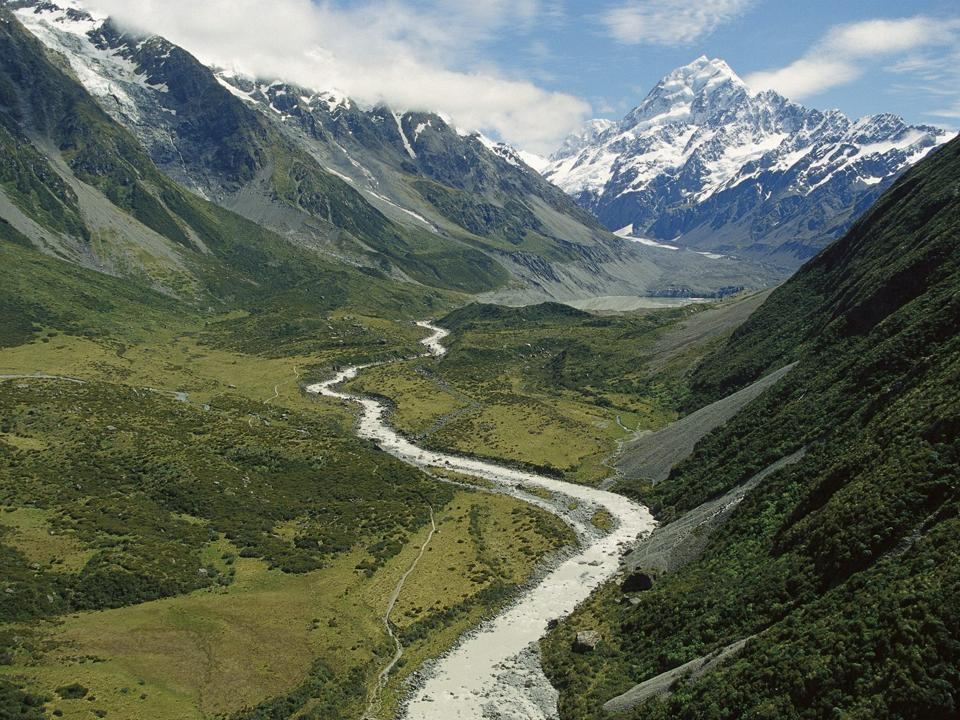
#> input picture MediFor semantic integrity/code/Places365-CNNs/places365/docker/images/.mountains.jpg, 960 x 720 px, given as the content of the folder ../../data/protest_data/only_text/beach_mdf_019/, which was not available
$ jupyter execute 'cv2 segmentaion.ipynb'   (shell and % lines are left out)   (older library calls are emulated)
#> lines starting #> are read from the running program, lines starting #| are printed output that depends on the picture; after the words box and inside, x2 and y2 are one past the last pixel; in counts of white or black regions, pixels touching at a corner belong together; pictures that were not available may be replaced by others from this repository, and a replacement may not be noted
[cell 1]
# import the necessary packages
from skimage.feature import peak_local_max
from skimage.morphology import watershed
from skimage.io import imread, imshow, imshow_collection
from scipy import ndimage
import numpy as np
import argparse
import cv2
import os

# construct the argument parse and parse the arguments
# ap = argparse.ArgumentParser()
# ap.add_argument("-i", "--image", required=True,
# 	help="path to input image")
# args = vars(ap.parse_args())

# load the image and perform pyramid mean shift filtering
# to aid the thresholding step
img_tdir = '../../data/protest_data/only_text/beach_mdf_019/'
img_list = os.listdir(img_tdir)
# [12 lines of commented-out code are left out]

[cell 2]
def watershed_cv(img, disp=False):
#> called with disp = True
    shifted = cv2.pyrMeanShiftFiltering(img, 21, 51)
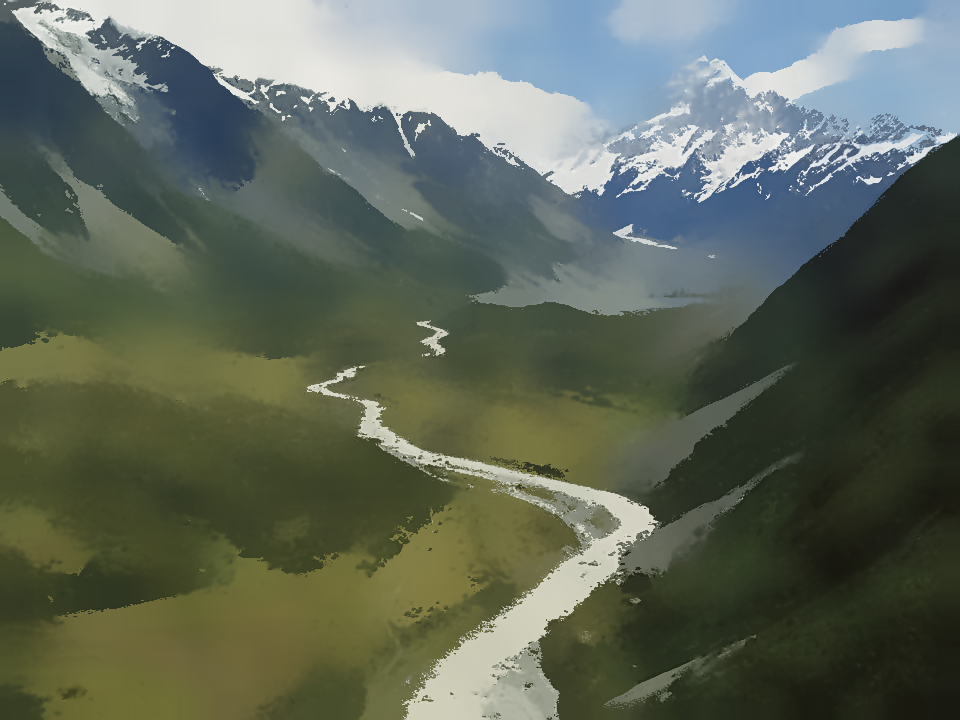
#> shifted: shape (720, 960, 3); mean R, G, B 95.2, 103.8, 90.2
#> img is the input picture: shape (720, 960, 3); mean R, G, B 95.6, 104, 90.5
    gray = cv2.cvtColor(shifted, cv2.COLOR_BGR2GRAY)
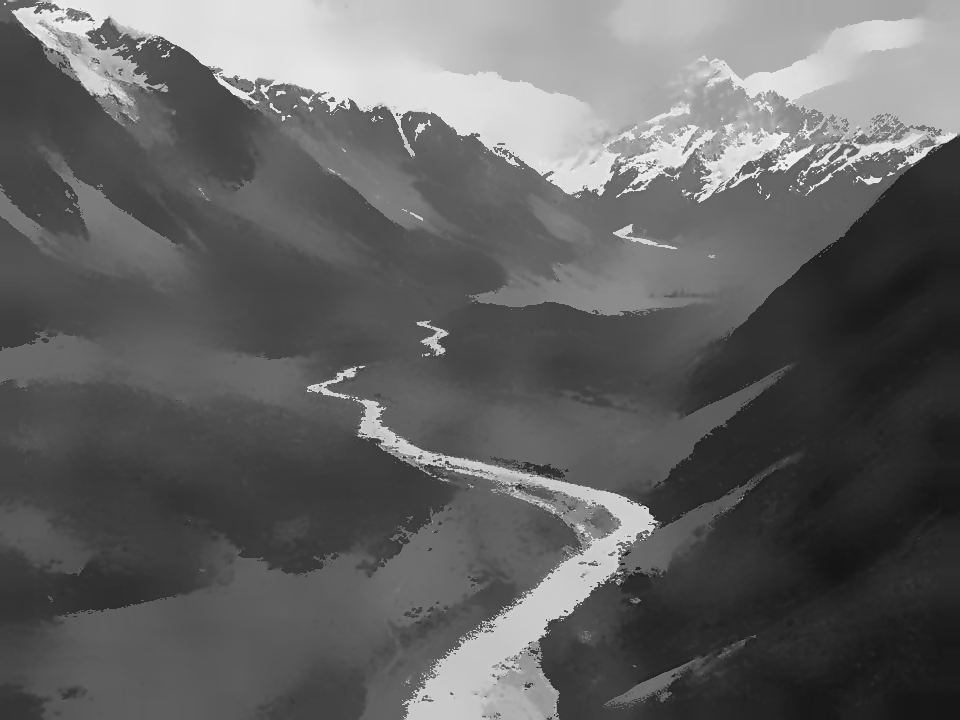
#> gray: shape (720, 960); min 20, max 239, mean 98.7
    thresh = cv2.threshold(gray, 0, 255,cv2.THRESH_BINARY | cv2.THRESH_OTSU)[1]
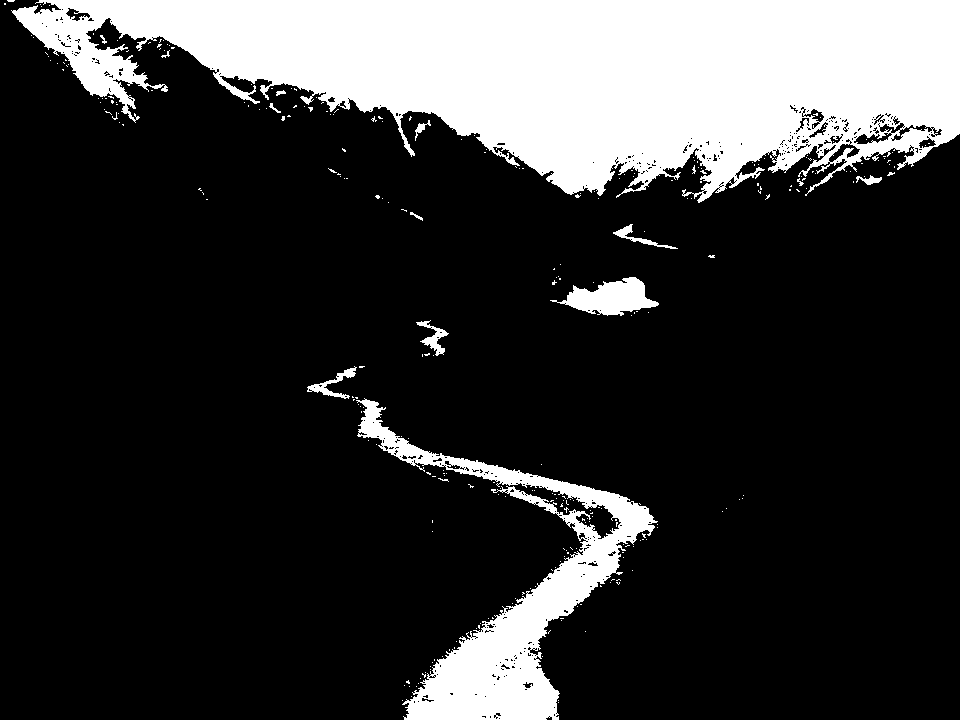
#> thresh: shape (720, 960); 20.8% white; 295 white regions (281 under 20 px), largest, box (x1, y1, x2, y2) and area: (11, 0, 960, 203) 117246, (356, 398, 658, 720) 21644, (550, 277, 659, 316) 2235
    if disp:
        imshow_collection([img, thresh])

[cell 3]
import pdb
for img_fname in img_list[:5]:
    watershed_cv(imread(img_tdir + img_fname), True)
#     pdb.set_trace()
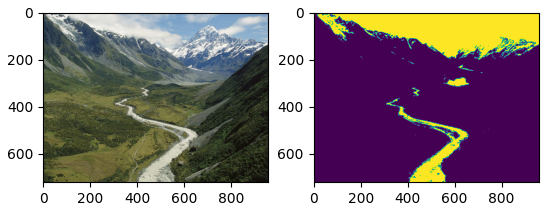
#> figure drawn by matplotlib, 2 panels
